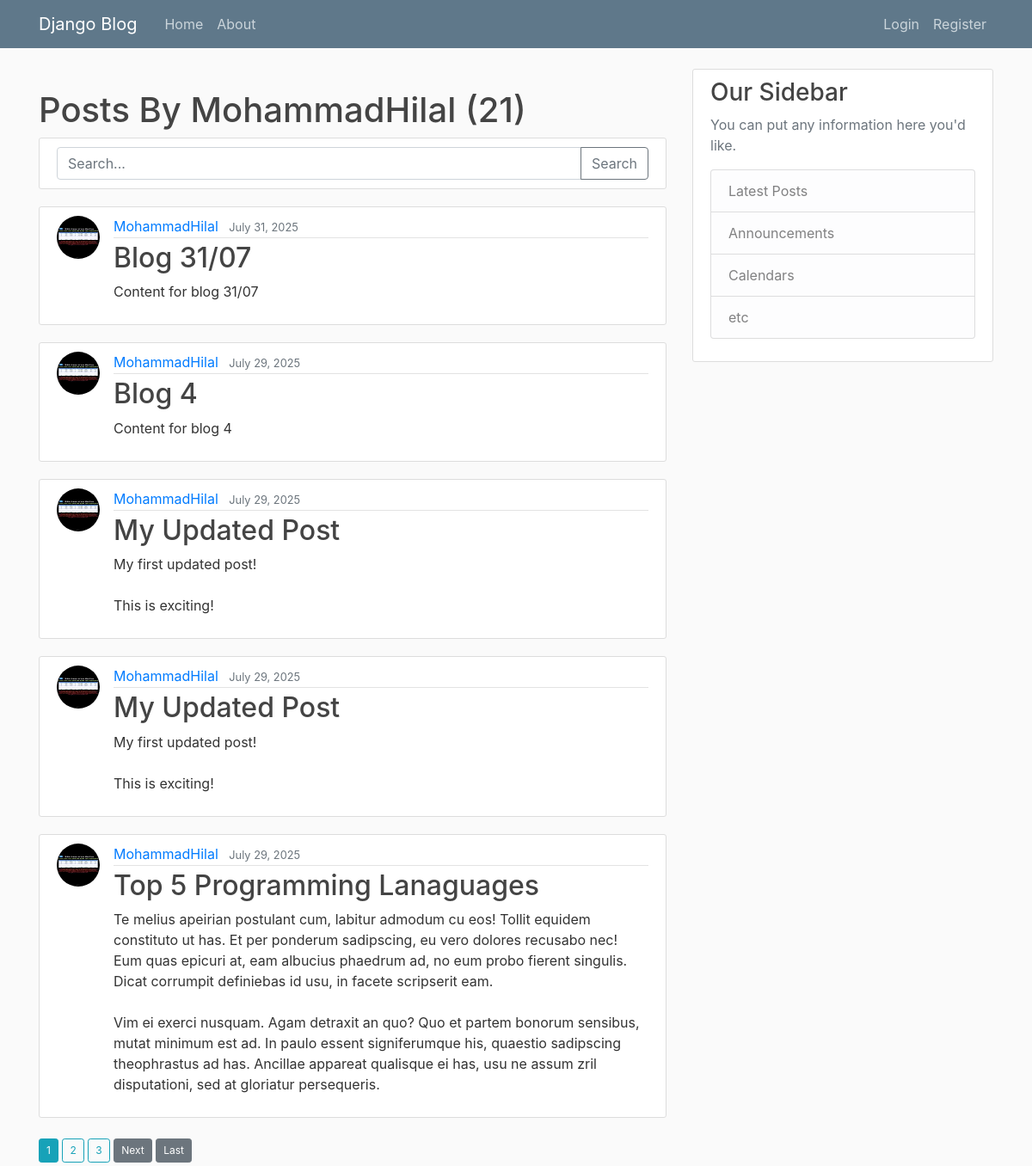
The page /user/MohammadHilal/ on the database its author committed.
### blog/models.py (models this page shows, shortened)
class Post(models.Model):
    title = models.CharField(max_length=200)
    content = models.TextField()
    date_posted = models.DateField(default=timezone.now)
    author = models.ForeignKey(User, on_delete=models.CASCADE)

### users/models.py (models this page shows, shortened)
class Profile(models.Model):
    user = models.OneToOneField(User, on_delete=models.CASCADE)
    image = models.ImageField(default='default.jpg', upload_to='profile_pics')

### blog/views.py (the view)
# urls.py: path("user/<str:username>/", UserPostListview.as_view(), name="user-posts"),
class UserPostListview(ListView):
    model = Post
    template_name = "blog/user_posts.html"
    context_object_name = "posts"
    paginate_by = 5
    def get_queryset(self):
        user = get_object_or_404(User, username=self.kwargs.get('username'))
        query = self.request.GET.get('q')
        if query:
            return Post.objects.filter(author=user).filter(Q(title__icontains=query) | Q(content__icontains=query)).order_by('-date_posted')
        return Post.objects.filter(author=user).order_by('-date_posted')
    def get_context_data(self, **kwargs):
        context = super().get_context_data(**kwargs)
        context['query'] = self.request.GET.get('q', '')
        return context

### blog/templates/blog/user_posts.html (shortened to what this page needs)
{%extends "blog/base.html"%}
{% block content %}
    <h1 class="mt-4">Posts By {{view.kwargs.username}} ({{page_obj.paginator.count}})</h1>
    <div class="content-section">
      <form method="get" action="">
        <div class="input-group">
          <input class= "form-control" type="text" name="q" placeholder="Search..." value="{{ query }}">
          <div class="input-group-append">
            <button class="btn btn-outline-secondary" type="submit">Search</button>
          </div>
        </div>
      </form>
    </div>
    {% for post in posts %}
        <article class="media content-section">
          <img class="rounded-circle article-img" src="{{ post.author.profile.image.url }}" alt="Author Image" style="width: 50px; height: 50px;">
          <div class="media-body">
            <div class="article-metadata">
              <a class="mr-2" href="{% url 'user-posts' post.author.username %}">{{ post.author }}</a>
              <small class="text-muted">{{ post.date_posted|date:"F d, Y"}}</small>
            </div>
            <h2><a class="article-title" href="{% url 'post-detail' post.id %}">{{ post.title }}</a></h2>
            <p class="article-content">{{ post.content }}</p>
          </div>
        </article>
    {% endfor %}
    {% if is_paginated %}
      {% for num in page_obj.paginator.page_range %}
        {% if page_obj.number == num %}
          <a class="btn btn-info btn-sm fs-1" href="?page={{num}}">{{ num }}</a>
        {% elif num > page_obj.number|add:'-3' and num < page_obj.number|add:'3' %}
          <a class="btn btn-outline-info btn-sm mb-1 mt-1 fs-1" href="?page={{ num }}">{{ num }}</a>
        {% endif %}
      {% endfor %}
      {% if page_obj.has_next %}
        <a class="btn btn-secondary btn-sm mb-1 mt-1 fs-1" href="?page={{ page_obj.next_page_number }}">Next</a>
        <a class="btn btn-secondary btn-sm mb-1 mt-1 fs-1" href="?page={{ page_obj.paginator.num_pages }}">Last</a>
      {% endif %}
    {% endif %}
{% endblock content%}

### blog/static/blog/main.css (style rules this page uses)
body { background: #fafafa; color: #333333; margin-top: 5rem; }
h1, h2, h3, h4, h5, h6 { color: #444444; }
.content-section { background: #ffffff; padding: 10px 20px; border: 1px solid #dddddd; border-radius: 3px; margin-bottom: 20px; }
.article-title { color: #444444; }
.article-content { white-space: pre-line; }
.article-img { height: 65px; width: 65px; margin-right: 16px; }
.article-metadata { padding-bottom: 1px; margin-bottom: 4px; border-bottom: 1px solid #e3e3e3 }
.fs-1 { font-size: 0.75rem; }

### rows shown on the page
Post: author.profile.image (picture), author "MohammadHilal", date_posted "July 31, 2025", title "Blog 31/07", content "Content for blog 31/07"
Post: author.profile.image (picture), author "MohammadHilal", date_posted "July 29, 2025", title "Blog 4", content "Content for blog 4"
Post: author.profile.image (picture), author "MohammadHilal", date_posted "July 29, 2025", title "My Updated Post", content "My first updated post! This is exciting!"
Post: author.profile.image (picture), author "MohammadHilal", date_posted "July 29, 2025", title "My Updated Post", content "My first updated post! This is exciting!"
Post: author.profile.image (picture), author "MohammadHilal", date_posted "July 29, 2025", title "Top 5 Programming Lanaguages", content "Te melius apeirian postulant cum, labitur admodum cu eos! Tollit equidem constituto ut has. Et per ponderum sadipscing, eu vero dolores recusabo nec! Eum quas epicuri at, eam albucius phaedrum ad, no eum probo fierent singulis. Dicat corrumpit definiebas id usu, in facete scripserit eam. Vim ei exerci nusquam. Agam detraxit an quo? Quo et partem bonorum sensibus, mutat minimum est ad. In paulo essent signiferumque his, quaestio sadipscing theophrastus ad has. Ancillae appareat qualisque ei has, usu ne assum zril disputationi, sed at gloriatur persequeris."

### other values the page prints
{{ view.kwargs.username }} "MohammadHilal"
{{ page_obj.paginator.count }} "21"
{{ num }} "1"
{{ num }} "2" "3"
